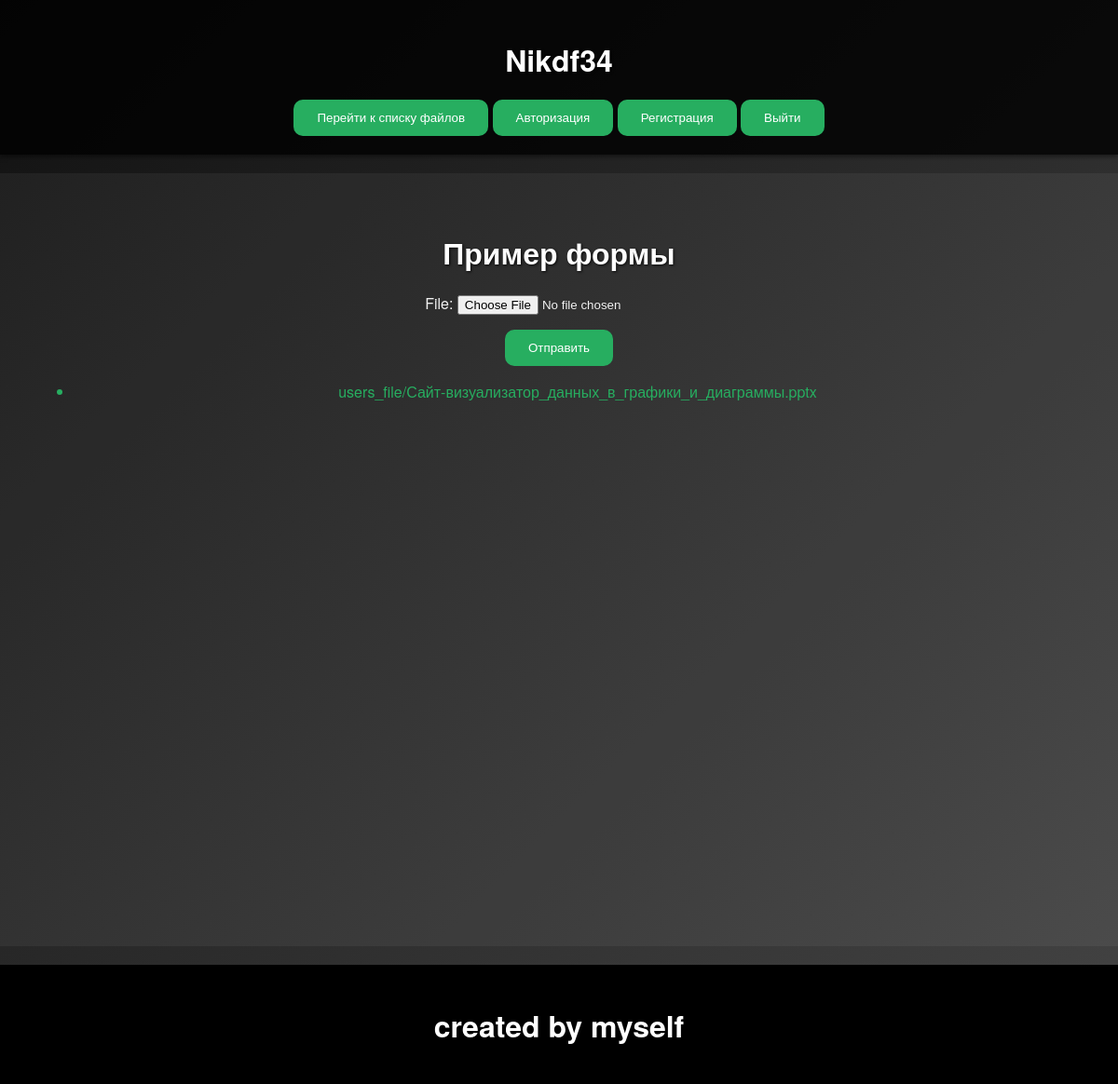
/add_file/ (signed in), run on an earlier commit of the app's database.
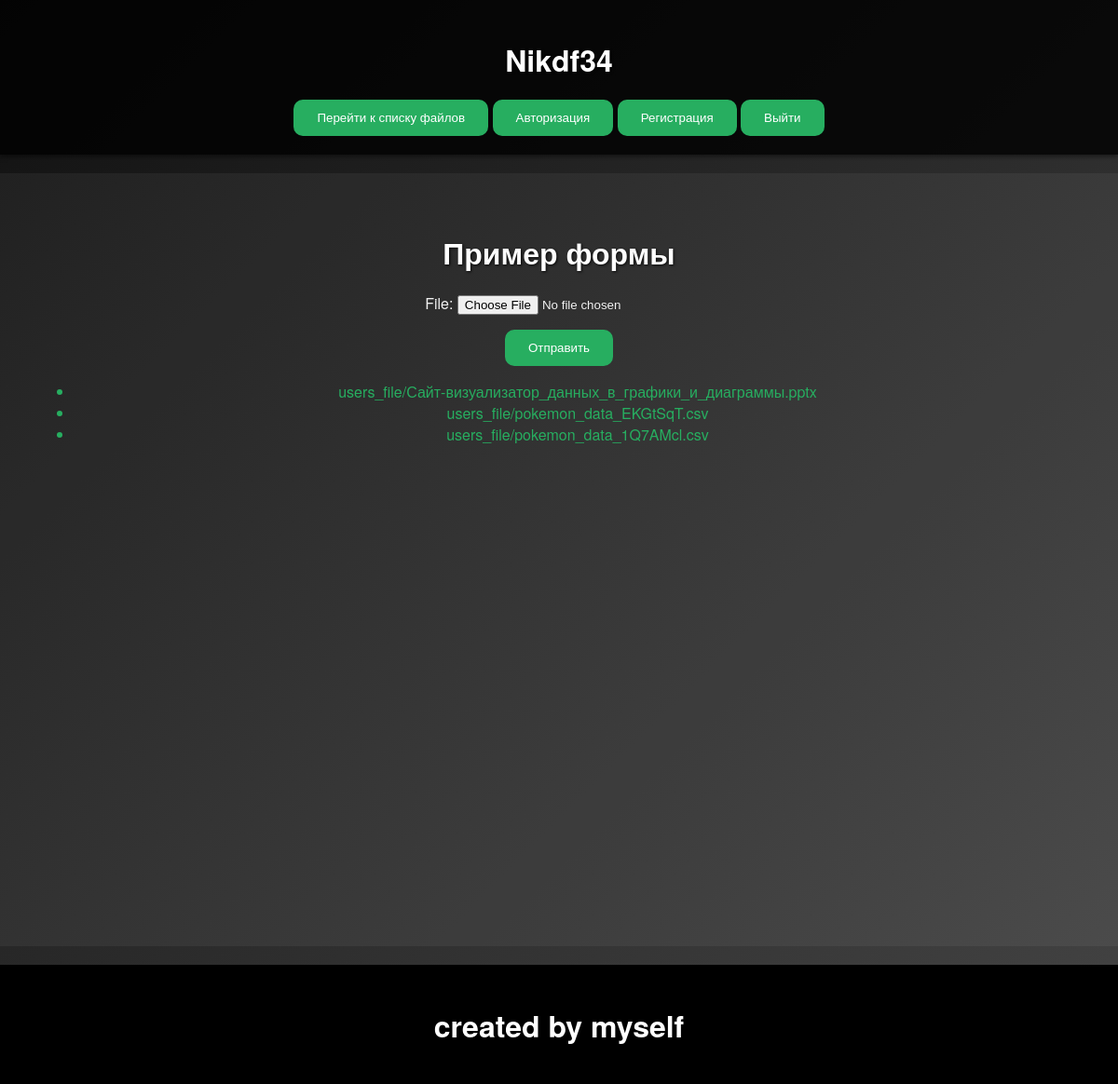
And on a later commit of the database.
### first1site/models.py (models this page shows, shortened)
class UserFile(models.Model):
    user = models.ForeignKey('NewUser', on_delete=models.CASCADE)
    file = models.FileField(
        upload_to="users_file/",
        blank=True,
        null=True,
        validators=[v]
    )
    data = models.DateTimeField(auto_now_add=True)

### first1site/views.py (the view)
# urls.py: path('add_file/', views.load_file, name='load_file'),
def load_file(request):
    if request.method == 'POST' and request.FILES['file']:
        form = UserFileForm(request.POST, request.FILES)
        if form.is_valid():
            userfile = form.save(commit=False)
            userfile.user = request.user
            userfile.save()
            messages.success(request, "Форма успешно отправлена!")
        elif not form.is_valid():
            print(form.errors)
            messages.error(request, "Разрешены только CSV файлы!")
        return HttpResponseRedirect(request.path)
    else:
        form = UserFileForm()
    all_files = UserFile.objects.filter(user=request.user)
    return render(request, 'file_form.html', {'file_form': form, 'all_files': all_files})

### first1site/forms.py
class UserFileForm(forms.ModelForm):
    class Meta:
        model = UserFile
        fields = ['file']

### first1site/templates/file_form.html (shortened to what this page needs)
{% extends "base.html" %}
{% load static %}
{% block content%}
    <h1>Пример формы</h1>
    <form method="post" enctype="multipart/form-data">
        {{ file_form.as_p}}
        <button type="submit">Отправить</button>
    </form>
    <ul>
        {% if user.is_authenticated %}
        {% for file in all_files %}
        <a href="/add_file/{{file.id}}"><li>{{file.file}}</li>
        {% endfor %}
        {% endif %}
    </ul>
{%endblock%}

What changed in the data, as far as the page shows it:
added UserFile: file "users_file/pokemon_data_EKGtSqT.csv"
added UserFile: file "users_file/pokemon_data_1Q7AMcl.csv"
